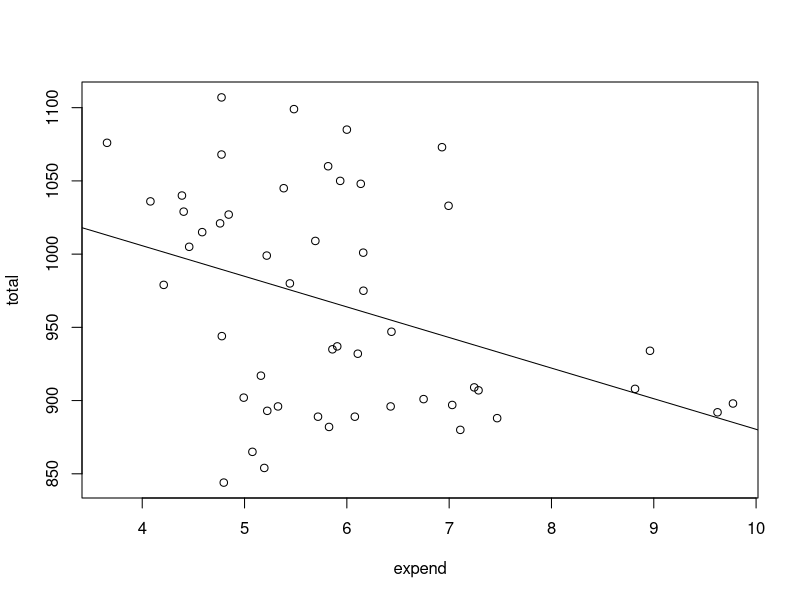
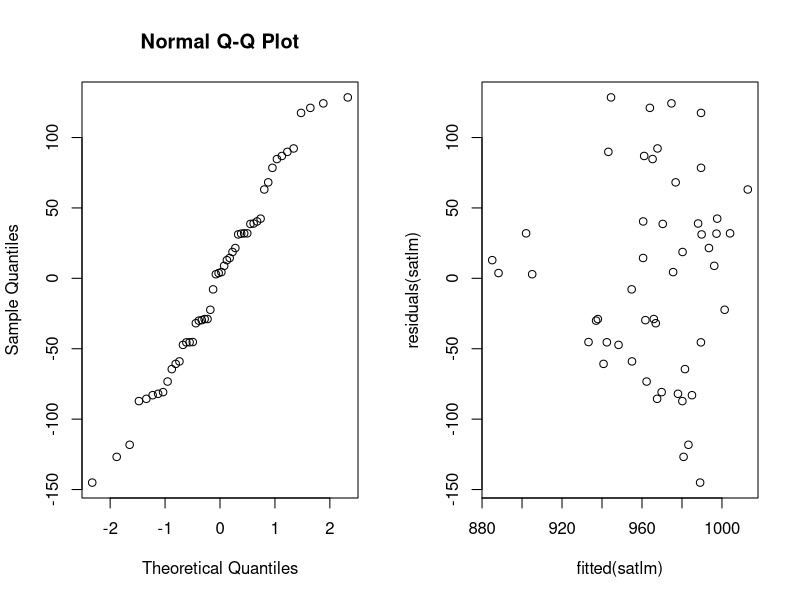
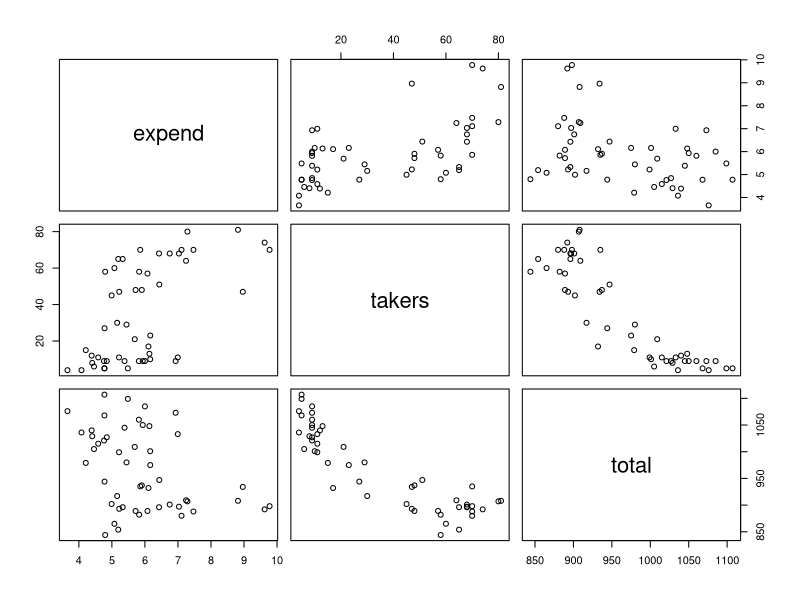
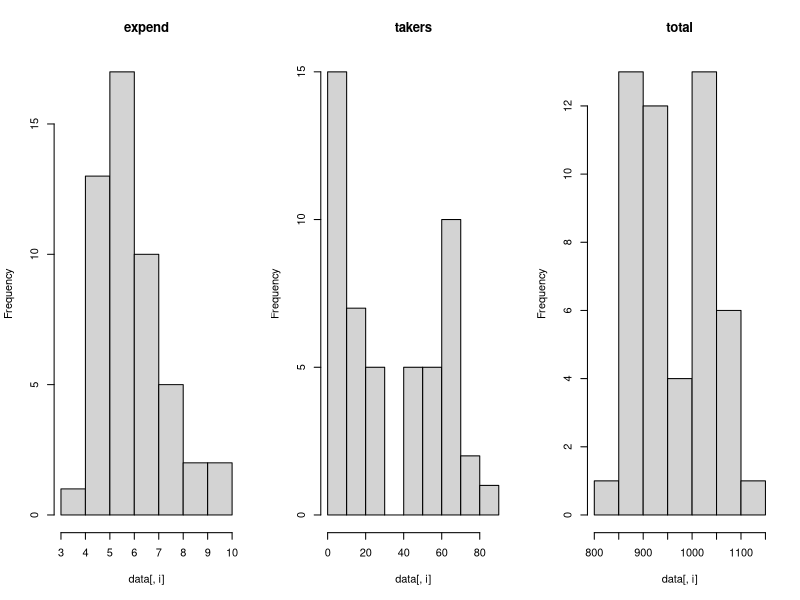
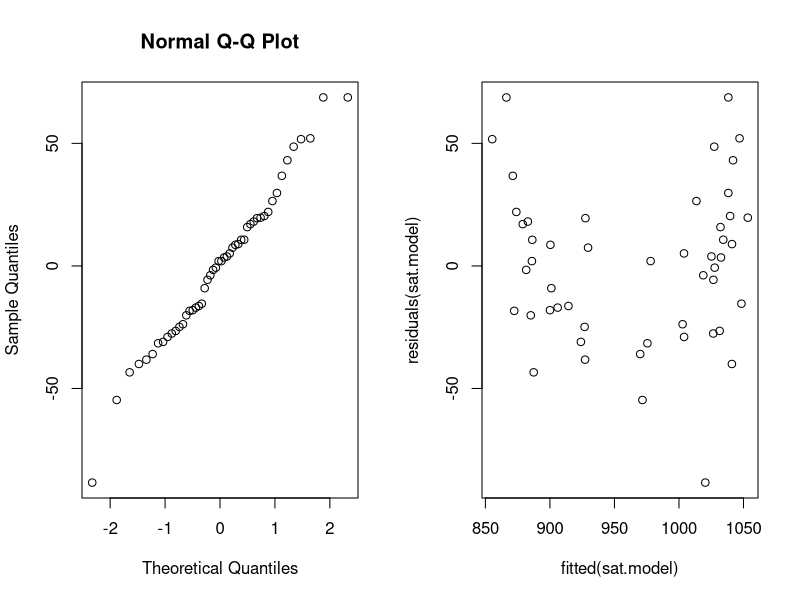
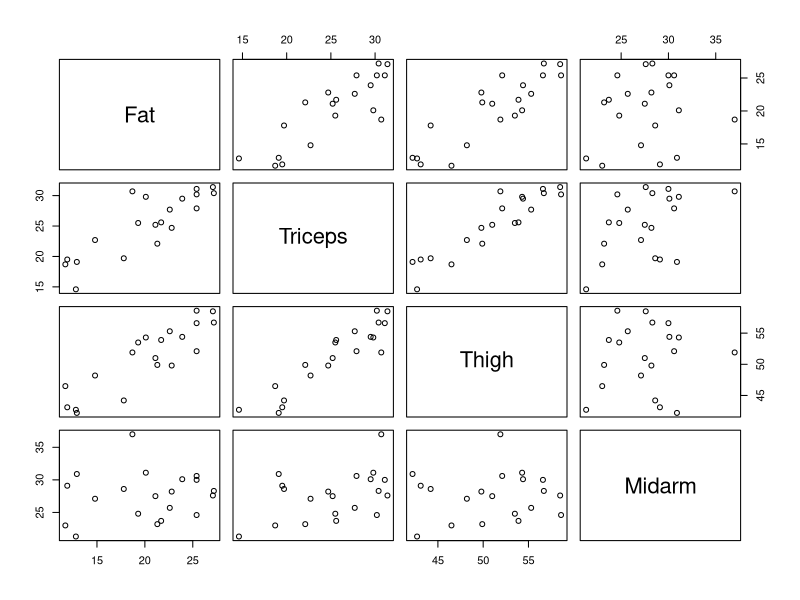
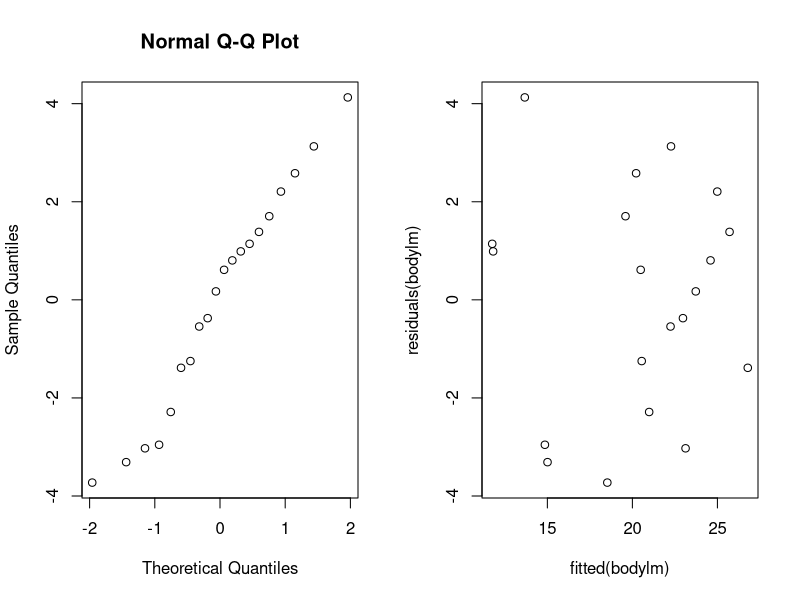

The R script that drew these images, in order:
# First create a table of the counts in matrix form.

grades <- matrix(c(8,15,13,14,19,15,15,4,7,3,1,4), byrow = TRUE,ncol = 3,nrow = 4,
                 dimnames = list(c("A","B","C","D-F"), c("Psychology","Biology","Other")))

grades
summary(grades)

rowsum <- apply(grades,1,sum) ; colsum<- apply(grades, 2, sum)
total <- sum(grades)

expected <- (rowsum%*%t(colsum))/total
round(expected,0)

# ((nij - Eij)^2) / Eij this formula calculates the T statistics test
sum((grades-expected)^2/ expected) # realization of statistics T
1-pchisq(12.18346,6) # p-value

z <- chisq.test(grades) ; z

chisq.test(grades,simulate.p.value = TRUE)
residuals(z) # (z$observed - z$expected)/ sqrt(z$expected)
# psychology students have relatively less A's

z$stdres # standardized residuals


# Fisher's exact test on data for right and left handed people classified by gender
handed = matrix(c(2780,3281,311,300), nrow = 2, ncol = 2, byrow = TRUE,
                dimnames = list(c("right-handed","lefhanded"),c("women","men")))
handed

fisher.test(handed)
chisq.test(handed)


# Simple Linear Regression

data <- read.table("datas/sat.txt",header = TRUE)
data
summary(data)

sat <- data[,c(1,7)] ; sat[1:2,]

satlm <- lm(total~expend, data = data)
summary(satlm) # slope is significantly negative

plot(total~expend, data = sat)
abline(satlm)

cor.test(sat$total, sat$expend) # exactly same p-value with summary of the model

# We can use data to check whether the assumptions on the errors are not totally untrue. The residuals should look normal,
# and their spread should not vary with the fitted values.

par(mfrow=c(1,2)); qqnorm(residuals(satlm)) ; plot(fitted(satlm),residuals(satlm))

# Multiple Linear Regression

data[1:3,]
plot(data[,c(1,4,7)]) ; par(mfrow=c(1,3))
for (i in c(1,4,7)) {
  hist(data[,i], main=names(data)[i])
}

sat.model <- lm(total~expend+takers,data=data) ; summary(sat.model)
confint(sat.model)

par(mfrow=c(1,2)) ; qqnorm(residuals(sat.model)) ; plot(fitted(sat.model),residuals(sat.model))


bodyfat <- read.table("datas/bodyfat.txt",header = TRUE)
bodyfat
pairs(bodyfat)

# Can we predict Fat from the other 3 variables?

bodylm <- lm(Fat~Triceps+Thigh+Midarm, data = bodyfat)
summary(bodylm)

par(mfrow=c(1,2)) ; qqnorm(residuals(bodylm)) ; plot(fitted(bodylm),residuals(bodylm))



